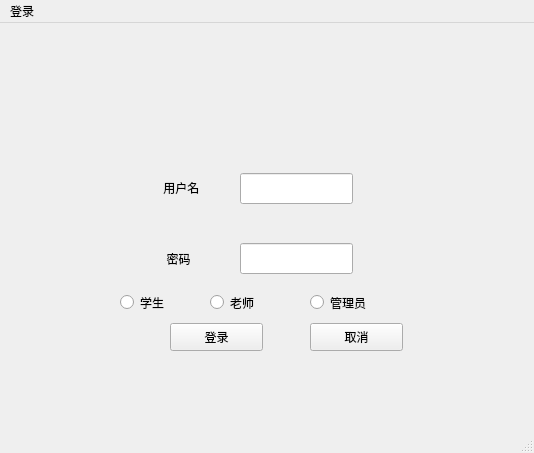
<?xml version="1.0" encoding="UTF-8"?>
<ui version="4.0">
 <class>MainWindow</class>
 <widget class="QMainWindow" name="MainWindow">
  <property name="geometry">
   <rect>
    <x>0</x>
    <y>0</y>
    <width>534</width>
    <height>453</height>
   </rect>
  </property>
  <property name="windowTitle">
   <string>MainWindow</string>
  </property>
  <widget class="QWidget" name="centralwidget">
   <widget class="QLabel" name="label">
    <property name="geometry">
     <rect>
      <x>160</x>
      <y>210</y>
      <width>72</width>
      <height>15</height>
     </rect>
    </property>
    <property name="text">
     <string/>
    </property>
   </widget>
   <widget class="QLabel" name="label_2">
    <property name="geometry">
     <rect>
      <x>160</x>
      <y>220</y>
      <width>72</width>
      <height>31</height>
     </rect>
    </property>
    <property name="text">
     <string>  密码</string>
    </property>
   </widget>
   <widget class="QLabel" name="label_3">
    <property name="geometry">
     <rect>
      <x>160</x>
      <y>144</y>
      <width>72</width>
      <height>41</height>
     </rect>
    </property>
    <property name="text">
     <string> 用户名</string>
    </property>
   </widget>
   <widget class="QLineEdit" name="user">
    <property name="geometry">
     <rect>
      <x>240</x>
      <y>150</y>
      <width>113</width>
      <height>31</height>
     </rect>
    </property>
   </widget>
   <widget class="QLineEdit" name="key">
    <property name="geometry">
     <rect>
      <x>240</x>
      <y>220</y>
      <width>113</width>
      <height>31</height>
     </rect>
    </property>
    <property name="echoMode">
     <enum>QLineEdit::Password</enum>
    </property>
   </widget>
   <widget class="QPushButton" name="login">
    <property name="geometry">
     <rect>
      <x>170</x>
      <y>300</y>
      <width>93</width>
      <height>28</height>
     </rect>
    </property>
    <property name="text">
     <string>登录</string>
    </property>
   </widget>
   <widget class="QPushButton" name="logout">
    <property name="geometry">
     <rect>
      <x>310</x>
      <y>300</y>
      <width>93</width>
      <height>28</height>
     </rect>
    </property>
    <property name="text">
     <string>取消</string>
    </property>
   </widget>
   <widget class="QRadioButton" name="stu">
    <property name="geometry">
     <rect>
      <x>120</x>
      <y>270</y>
      <width>71</width>
      <height>19</height>
     </rect>
    </property>
    <property name="text">
     <string>学生</string>
    </property>
   </widget>
   <widget class="QRadioButton" name="teach">
    <property name="geometry">
     <rect>
      <x>210</x>
      <y>270</y>
      <width>71</width>
      <height>19</height>
     </rect>
    </property>
    <property name="text">
     <string>老师</string>
    </property>
   </widget>
   <widget class="QRadioButton" name="admin">
    <property name="geometry">
     <rect>
      <x>310</x>
      <y>270</y>
      <width>71</width>
      <height>19</height>
     </rect>
    </property>
    <property name="text">
     <string>管理员</string>
    </property>
   </widget>
  </widget>
  <widget class="QMenuBar" name="menubar">
   <property name="geometry">
    <rect>
     <x>0</x>
     <y>0</y>
     <width>534</width>
     <height>26</height>
    </rect>
   </property>
   <widget class="QMenu" name="menu">
    <property name="title">
     <string>登录</string>
    </property>
   </widget>
   <addaction name="menu"/>
  </widget>
  <widget class="QStatusBar" name="statusbar"/>
 </widget>
 <resources/>
 <connections/>
</ui>
